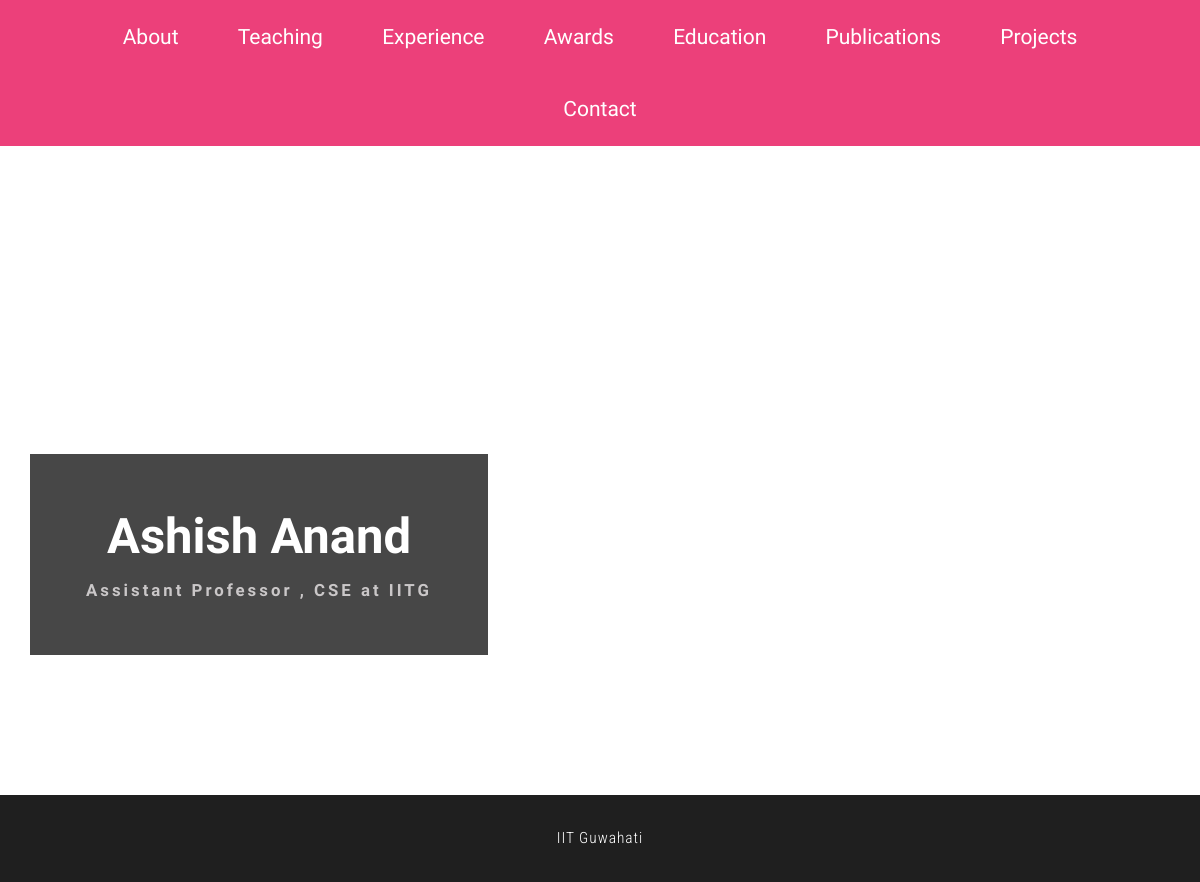
Page /profile/StHome/ashish on the committed database.
### userprofile/models.py (models this page shows, shortened)
class About_us(models.Model):
    username = models.OneToOneField(User , on_delete=models.CASCADE,primary_key=True,related_name="xyz",)
    slug = models.SlugField(null=True, blank=True , unique=True)
    Name = models.CharField(max_length=200)
    Department = models.CharField(max_length=200)
    Institute = models.CharField(max_length=200)
    Departmental_post = models.CharField(max_length=200)
    Room_no = models.CharField(max_length=200)
    Phone = models.CharField(max_length=200)
    Email = models.CharField(max_length=200)
    Address = models.CharField(max_length=200)
    ResearchInterest = models.CharField(max_length=200)
    LinkedinURL = models.CharField(max_length=200)
    path = models.CharField(max_length=200)
    scholar = models.CharField(max_length=400)
    Image = models.CharField(max_length=400)
    sync = models.CharField(max_length=200)

### userprofile/views.py (the view)
# urls.py: url(r'^StHome/(?P<username>[\w.@+-]+)', views.StHome, name="StHome"),
def StHome(request,username):
        context = RequestContext(request)
        awards = Awards.objects.filter( username__username = username)
        teaching = Teaching.objects.filter( username__username = username)
        education = Education.objects.filter( username__username = username)
        experience = Experience.objects.filter( username__username = username)
        projecting = Projecting.objects.filter( username__username = username)
        publications = Publications.objects.filter( username__username = username)
        about_us = About_us.objects.filter( username__username = username)
        context = {
          'awards': awards,
          'teaching': teaching,
          'about_us': about_us,
          'education': education,
          'experience': experience,
          'projecting': projecting,
          'publications': publications,
        }
        return render(request, 'userprofile/StHome.html', context)

### userprofile/templates/userprofile/StHome.html (shortened to what this page needs)
{% load static %}
{% load staticfiles %}
<!DOCTYPE html>
<html lang="en">
<head>
<link href="{% static 'css/bootstrap.css' %}" type="text/css" rel="stylesheet" media="all">
<link href="{% static 'css/style1.css' %}" type="text/css" rel="stylesheet" media="all">
<link rel="stylesheet" href="{% static 'css/lightbox.css' %}">
</head>
<body>
	<div class="top-nav">
		<div class="container">
			<div class="collapse navbar-collapse" id="bs-example-navbar-collapse-1">
				<div class="menu">
					<ul class="nav navbar">
						<li><a href="#" data-toggle="modal" data-target="#about" class="w3ls-hover"><span data-letters="About">About </span></a></li>
						<li><a href="#" data-toggle="modal" data-target="#skill" class="w3ls-hover"><span data-letters="Teaching">Teaching</span></a></li>
						<li><a href="#" data-toggle="modal" data-target="#experience" class="w3ls-hover"><span data-letters="Experience">Experience </span></a></li>
						<li><a href="#" data-toggle="modal" data-target="#awards" class="w3ls-hover"><span data-letters="Awards">Awards </span></a></li>
						<li><a href="#" data-toggle="modal" data-target="#education" class="w3ls-hover"><span data-letters="Education">Education </span></a></li>
						<li><a href="#" data-toggle="modal" data-target="#publications" class="w3ls-hover"><span data-letters="Publications">Publications</span></a></li>
						<li><a href="#" data-toggle="modal" data-target="#projects" class="w3ls-hover"><span data-letters="Projects">Projects</span></a></li>
						<li><a href="#" data-toggle="modal" data-target="#contact" class="w3ls-hover"><span data-letters="Contact">Contact </span></a></li>
					</ul>
				</div>
			</div>
		</div>
	</div>
		<div class="container">
			<div class="banner-text agileinfo-text">
				{% for i in about_us %}
					<h1>{{i.Name}}</h1>
					<h6>{{i.Departmental_post}} , {{i.Department}} at {{i.Institute}}</h6>
				{% endfor %}
			</div>
		</div>
	<div class="footer">
		<div class="container">
			<p>IIT Guwahati</p>
		</div>
	</div>
</body>
</html>

### static/css/style1.css (style rules this page uses)
body { margin:0; font-family: 'Roboto Condensed', sans-serif; background: #fff; }
body a { transition: 0.5s all; -webkit-transition: 0.5s all; -moz-transition: 0.5s all; -o-transition: 0.5s all; -ms-transition: 0.5s all; text-decoration:none; }
h1,h2,h3,h4,h5,h6 { margin:0; font-family: 'Text Me One', sans-serif; }
p { margin:0; }
ul,label { margin:0; padding:0; }
.top-nav { background: #ec407a; }
.nav > li { display: inline-block; padding: 1.5em 2em; }
ul.nav.navbar { margin: 0; text-align: center; }
ul.nav.navbar li a { color: #fff; padding: 0; font-size: 1.5em; font-family: 'Text Me One', sans-serif; }
.w3ls-hover span { display: block; position: relative; }
.w3ls-hover span::before { content: attr(data-letters); position: absolute; color: #000; left: 0; overflow: hidden; white-space: nowrap; width: 0%; -webkit-transition: width 0.6s; -moz-transition: width 0.6s; -o-transition: width 0.6s; -ms-transition: width 0.6s; transition: width 0.6s; -webkit-transition-timing-function: cubic-bezier(0.7,0,0.3,1); -moz-transition-timing-function: cubic-bezier(0.7,0,0.3,1); -o-transition-timing-function: cubic-bezier(0.7,0,0.3,1); -ms-transition-timing-function: cubic-bezier(0.7,0,0.3,1); transition-timing-function: cubic-bezier(0.7,0,0.3,1); }
.banner-text { margin: 22em 0 10em; text-align: center; background: rgba(0, 0, 0, 0.72); display: inline-block; padding: 4em; }
.banner-text h1 { font-size: 3.5em; color: #fff; font-weight: 900; }
.banner-text h6 { font-size: 1.2em; color: #cac7c8; margin-top: 1em; letter-spacing: 3px; font-weight: 900; }
p { font-size: 1em; color: #fff; line-height: 2em; font-weight: 300; letter-spacing: 1px; }
.footer { padding: 2em 0; text-align: center; background: #1F1F1F; }
.footer p { color: #fff; font-size: 1.1em; }

### static/css/lightbox.css (style rules this page uses)
body:after { content: url(../images/close.png) url(../images/loading.gif) url(../images/prev.png) url(../images/next.png); display: none; }

### rows in the picture
About_us: Name "Ashish Anand", Departmental_post "Assistant Professor", Department "CSE", Institute "IITG"
